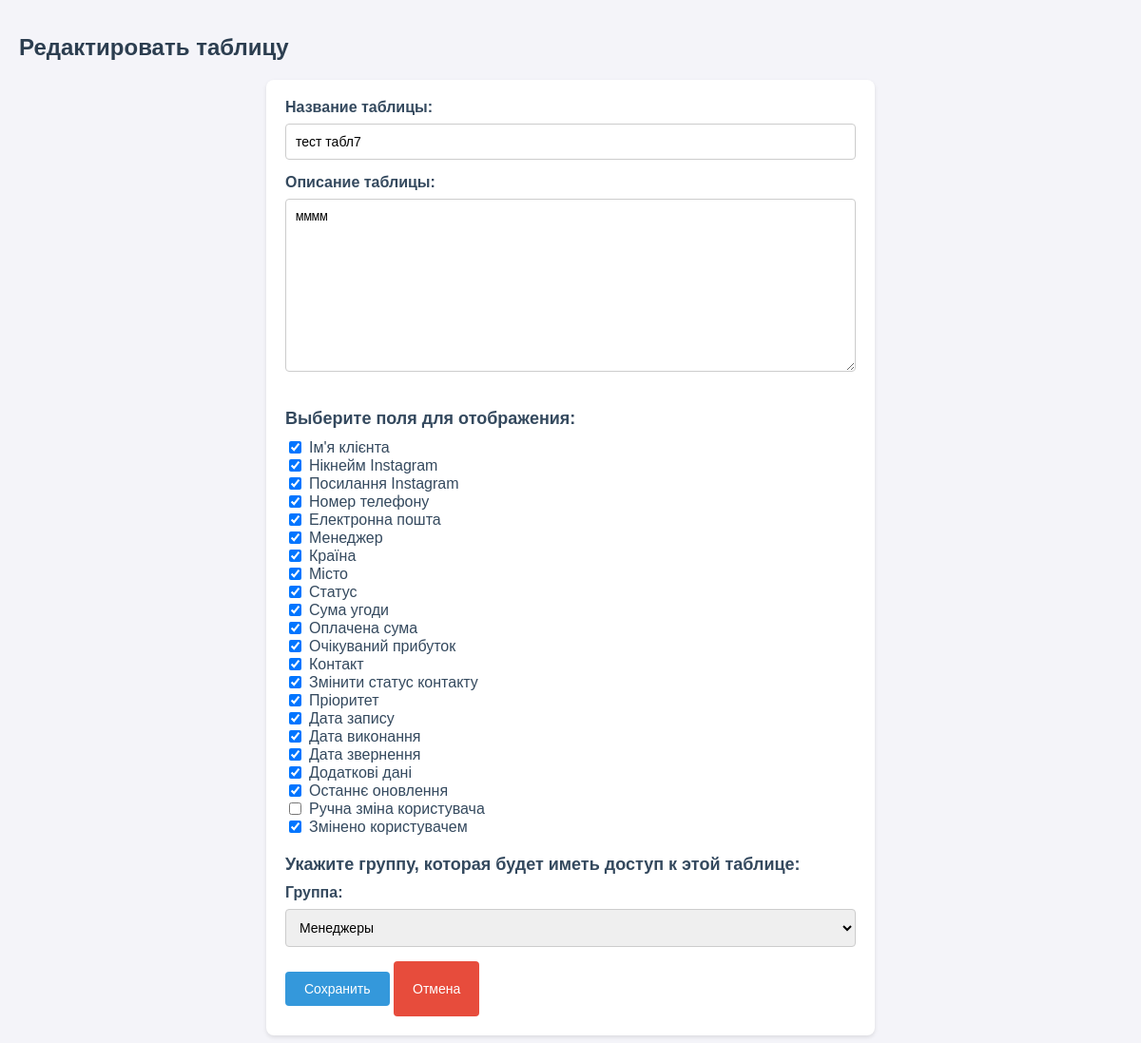
Before: /clients/tables/39/edit/ with the older database file.
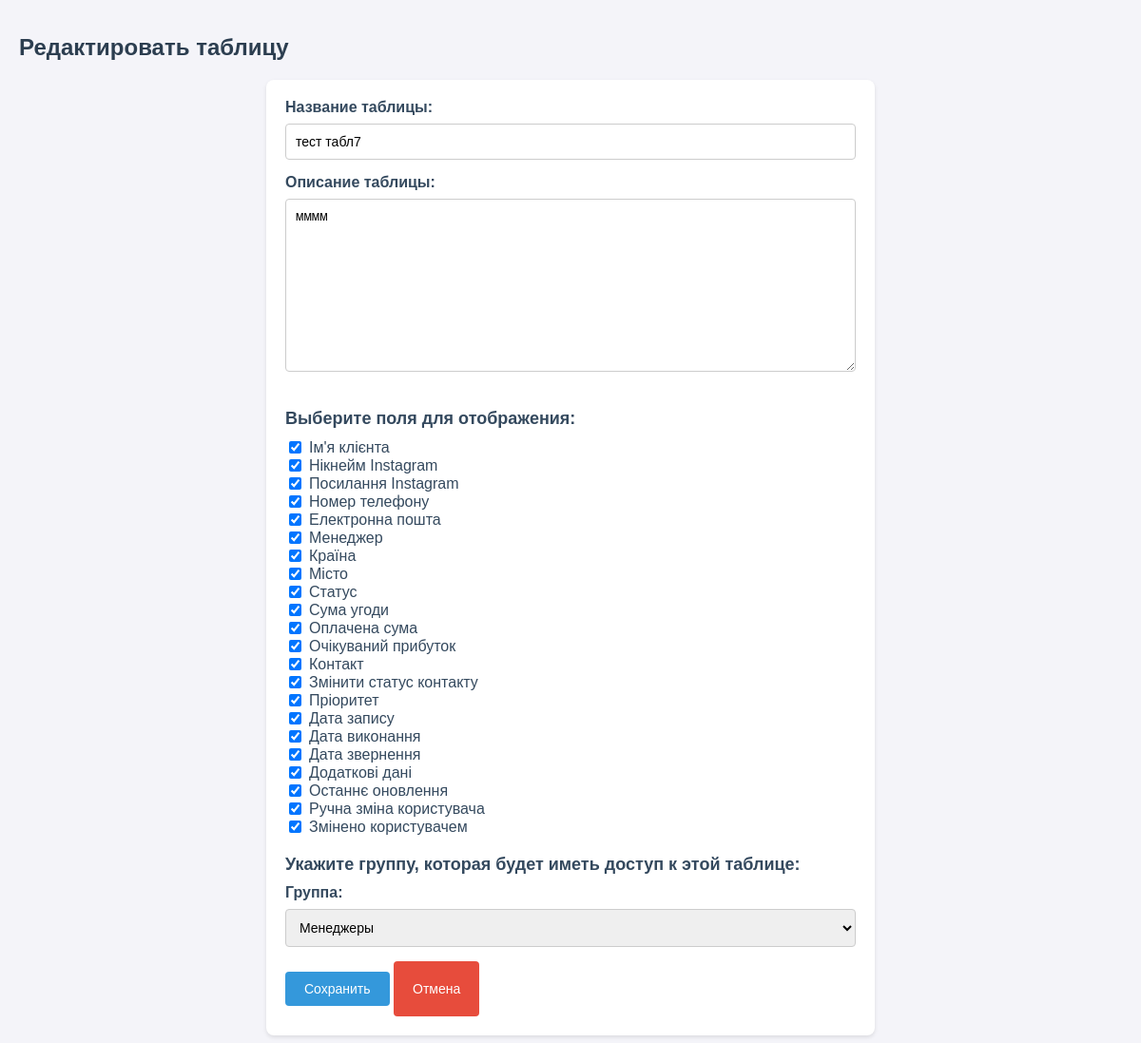
After: the same page with the newer database file.
### clients/models.py (models this page shows, shortened)
class CustomTable(models.Model):
    name = models.CharField(max_length=255)  # Название таблицы
    description = models.TextField(blank=True, null=True)
    created_at = models.DateTimeField(auto_now_add=True)  # Дата создания таблицы
    updated_at = models.DateTimeField(auto_now=True)  # Последнее обновление таблицы
    visible_fields = models.JSONField(default=list, blank=True)  # Отображаемые поля в формате списка
    group = models.ForeignKey(
        Group,
        on_delete=models.SET_NULL,
        null=True,
        blank=True,
        related_name='tables',
        verbose_name='Группа с доступом'
    )

### clients/views.py (the view)
# urls.py: path('tables/<int:table_id>/edit/', views.edit_table, name='custom_table_edit'),
def edit_table(request, table_id):
    table = get_object_or_404(CustomTable, id=table_id)
    if request.method == "POST":
        form = CustomTableForm(request.POST, instance=table)
        if form.is_valid():
            table = form.save(commit=False)
            table.visible_fields = [
                {"name": field} if isinstance(field, str) else field
                for field in form.cleaned_data.get('visible_fields', [])
            ]
            table.save()
            messages.success(request, "Таблиця успішно відредагована.")
            return redirect('custom_table_list')
    else:
        visible_fields = table.visible_fields
        if isinstance(visible_fields, str):
            try:
                visible_fields = json.loads(visible_fields)
            except json.JSONDecodeError:
                visible_fields = []
        initial_visible_fields = [field["name"] for field in visible_fields if isinstance(field, dict)]
        form = CustomTableForm(instance=table, initial={"visible_fields": initial_visible_fields})
    return render(request, 'clients/edit_table.html', {'form': form, 'table': table})

### clients/templates/clients/edit_table.html (shortened to what this page needs)
{% load static %}
<!DOCTYPE html>
<html lang="en">
<head>
    <link rel="stylesheet" href="{% static 'css/create_table.css' %}">
</head>
<body>
    <h1>Редактировать таблицу</h1>
    <form method="POST" class="table-form">
        <label for="id_name">Название таблицы:</label>
        {{ form.name }}
        <label for="id_description">Описание таблицы:</label>
        {{ form.description }}
        <h3>Выберите поля для отображения:</h3>
        <div class="field-selection">
            {{ form.visible_fields }}
        </div>
        <h3>Укажите группу, которая будет иметь доступ к этой таблице:</h3>
        <div>
            <label for="id_group">Группа:</label>
            {{ form.group }}
        </div>
        <button type="submit" class="btn-save">Сохранить</button>
        <a href="{% url 'custom_table_list' %}" class="btn-cancel">Отмена</a>
    </form>
</body>
</html>

Changed rows visible on the page:
changed CustomTable "тест табл7": visible_fields "☑ ☑ ☑ ☑ ☑ ☑ ☑ ☑ ☑ ☑ ☑ ☑ ☑ ☑ ☑ ☑ ☑ ☑ ☑ ☑ ☐ ☑" → "☑ ☑ ☑ ☑ ☑ ☑ ☑ ☑ ☑ ☑ ☑ ☑ ☑ ☑ ☑ ☑ ☑ ☑ ☑ ☑ ☑ ☑"
